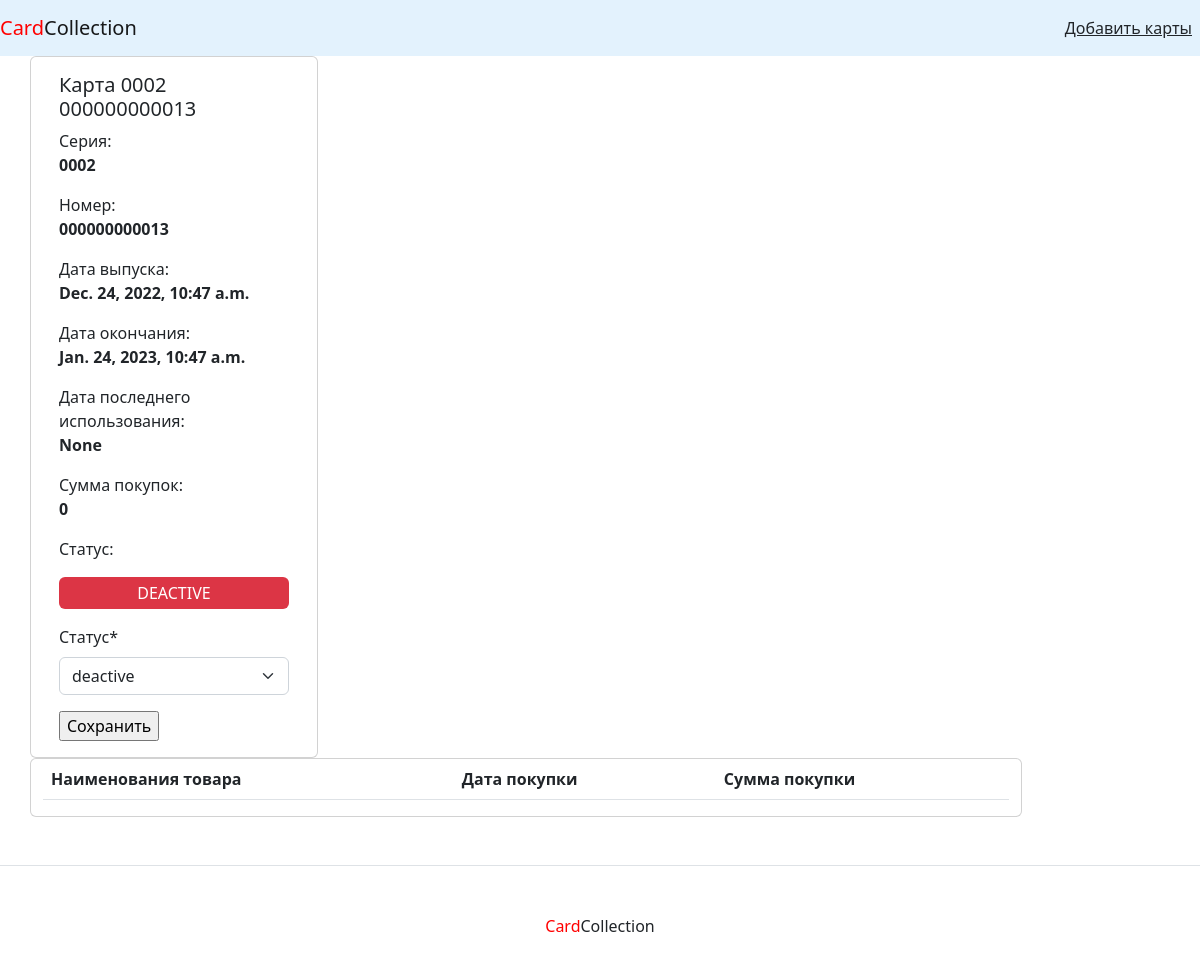
/view/0002/000000000013, run on the app's committed database.
### bonuscards/models.py (models this page shows, shortened)
class BonusCard(models.Model):
    card_series = models.CharField(max_length=4, validators=[validate_numbers],
                                   verbose_name='Серия карты')
    card_number = models.CharField(max_length=12, validators=[validate_numbers],
                                   verbose_name='Номер карты')
    release_date = models.DateTimeField(auto_now_add=True, verbose_name='Дата выпуска', )
    expire_date = models.DateTimeField(auto_now_add=False, verbose_name='Дата окончания', )
    last_active_date = models.DateTimeField(auto_now_add=False, verbose_name='Дата последнего использования', blank=True, null=True,
                                            default=None)
    total_purchases = models.PositiveIntegerField(default=0)
    status = models.CharField(max_length=100, choices=CARD_STATUS, default="NOT ACTIVE", verbose_name='Статус')
    class Meta:
        verbose_name = 'Bonus_Card'
        ordering = ('-release_date',)
        unique_together = ('card_series', 'card_number')

### bonuscards/views.py (the view, shortened to what this page needs)
# urls.py: path('view/<card_series>/<card_number>', views.CardUpdateView.as_view(), name='card_detail'),
class CardUpdateView(UpdateView):
    model = BonusCard
    fields = ['status']
    template_name = 'single_card_view_and_change_status.html'
    context_object_name = 'bonuscard'
    def get_object(self, queryset=None):
        obj = self.model.objects.get(card_series=self.kwargs['card_series'], card_number=self.kwargs['card_number'])
        return obj
    def get_context_data(self, **kwargs):
        context = super().get_context_data(**kwargs)
        context['card_purchase'] = Purchase.objects.filter(card=context['bonuscard'])
        return context

### templates/single_card_view_and_change_status.html (shortened to what this page needs)
{% extends "base.html" %}
{% load crispy_forms_tags %}
{% load crispy_forms_filters %}
{% block content %}
    <div class="row">
    <div class="card" style="width: 18rem;">
        <div class="card-body">
            <h5 class="card-title"> Карта {{ bonuscard.card_series }} {{ bonuscard.card_number }}</h5>
            <p class="card-text">Серия:<br> <b>{{ bonuscard.card_series }}</b></p>
            <p class="card-text">Номер:<br> <b>{{ bonuscard.card_number }}</b></p>
            <p class="card-text">Дата выпуска:<br> <b>{{ bonuscard.release_date }}</b></p>
            <p class="card-text">Дата окончания:<br> <b>{{ bonuscard.expire_date }}</b></p>
            <p class="card-text">Дата последнего использования:<br> <b>{{ bonuscard.last_active_date }}</b></p>
            <p class="card-text">Сумма покупок:<br> <b>{{ bonuscard.total_purchases }}</b></p>
            <p class="card-text">Статус:<br> {% if bonuscard.status == "NOT ACTIVE" %}
                <div class="p-1 mb-1 bg-secondary text-white rounded text-center">
                    {{ bonuscard.status }}
                </div>
            {% elif bonuscard.status == "ACTIVE" %}
                <div class="p-1 mb-1 bg-success text-white rounded text-center">
                    {{ bonuscard.status }}
                </div>
            {% else %}
                <div class="p-1 mb-1 bg-danger text-white rounded text-center">
                    {{ bonuscard.status }}
                </div>
            {% endif %}
            </p>
            <form method="post" id="status" class="form-group">
                {{ form| crispy }}
                <input type="submit" value="Сохранить">
            </form>
        </div>
    </div>
    <div class="card" style="width: 62rem;">
    <table class="table">
        <thead>
        <tr>
            <th scope="col">Наименования товара</th>
            <th scope="col">Дата покупки</th>
            <th scope="col">Сумма покупки</th>
        </tr>
        </thead>
    </table>
    </div>
    </div>
{% endblock %}

### data on the page
BonusCard: card_series "0002", card_number "000000000013", release_date "Dec. 24, 2022, 10:47 a.m.", expire_date "Jan. 24, 2023, 10:47 a.m.", last_active_date "None", total_purchases "0", status "DEACTIVE", status "deactive"
